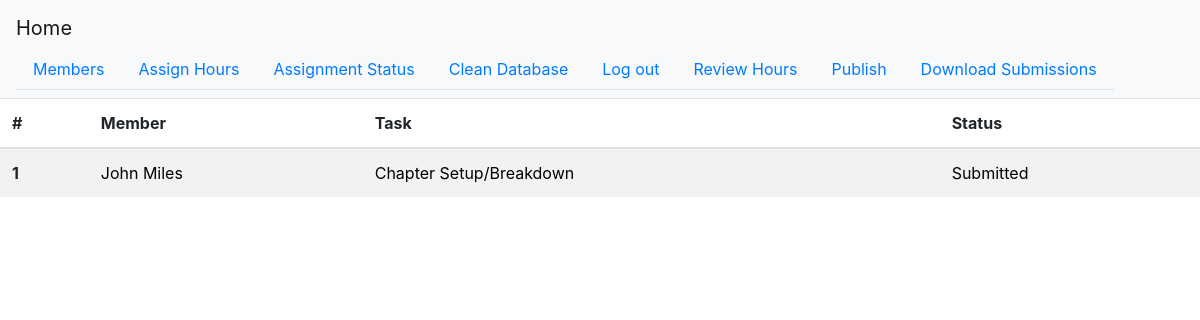
/assignment_status (signed in), run on the app's committed database.
### app.py (models this page shows, shortened)
class Member(db.Model):
    id = db.Column(db.Integer, primary_key=True)
    first = db.Column(db.Text)
    last = db.Column(db.Text)
    phone = db.Column(db.Text)
    email = db.Column(db.Text)
    status = db.Column(db.Text)
    active = db.Column(db.Boolean)
    hours = db.Column(db.Integer)
    assigned = db.Column(db.Boolean)

class CleanupHour(db.Model):
    id = db.Column(db.Integer, primary_key=True)
    name = db.Column(db.Text)
    task_id = db.Column(db.Integer)
    day = db.Column(db.Text)
    due_time = db.Column(db.Text)
    worth = db.Column(db.Integer)
    difficulty = db.Column(db.Integer)
    link = db.Column(db.Text)

class Assignment(db.Model):
    id = db.Column(db.Integer, primary_key=True)
    member_id = db.Column(db.Integer, db.ForeignKey('member.id'))
    task_id = db.Column(db.Integer, db.ForeignKey('cleanup_hour.id'))
    phone_number = db.Column(db.Text)
    response = db.Column(db.Text)

### app.py (the view)
@app.route('/assignment_status', methods=['GET', 'POST'])
@login_required
def assignment_status():
    assignments = Assignment.query.all()
    members_list = []
    tasks = []
    try:
        for assign in assignments:
            member = Member.query.get(assign.member_id)
            task = CleanupHour.query.get(assign.task_id)
            members_list.append(member)
            tasks.append(task)
    except Exception as e:
        print(e)
        print('There was a problem generating member-cleanup hour pairs from the assignments in the database')
    enumerated = range(len(assignments))
    return render_template('assignment_status.html', members=members_list, tasks=tasks, assignments=assignments,
                           enumerated=enumerated)

### app.py (called while the page is built)
@login_manager.user_loader
def load_user(user_id):
    return User.query.get(user_id)

### templates/assignment_status.html
{% extends "base.html" %}
{% block content %}
    <table class="table table-striped">
        <thead>
        <tr>
            <th scope="col">#</th>
            <th scope="col">Member</th>
            <th scope="col">Task</th>
            <th scope="col">Status</th>
        </tr>
        </thead>
        <tbody>
        {% for i in enumerated %}
            <tr>
                <th scope="row">{{ i + 1 }}</th>
                <td>
                    <a style="color:black" href="{{ url_for('member_page',identifier=members[i].id)}}">
                        {{ members[i].first + ' ' + members[i].last }}
                    </a>
                </td>
                <td>
                    <a style="color:black" href="{{ url_for('task_page',identifier=tasks[i].id)}}">
                        {{ tasks[i].name }}
                    </a>
                </td>
                <td>
                    <a style="color:black">{{ assignments[i].response }}</a>
                </td>
            </tr>
        {% endfor %}
        </tbody>
    </table>
{% endblock %}

### data on the page
Member: first+last "John Miles"
CleanupHour: name "Chapter Setup/Breakdown"
Assignment: response "Submitted"

### other printed values
{{ i + 1 }} "1"
